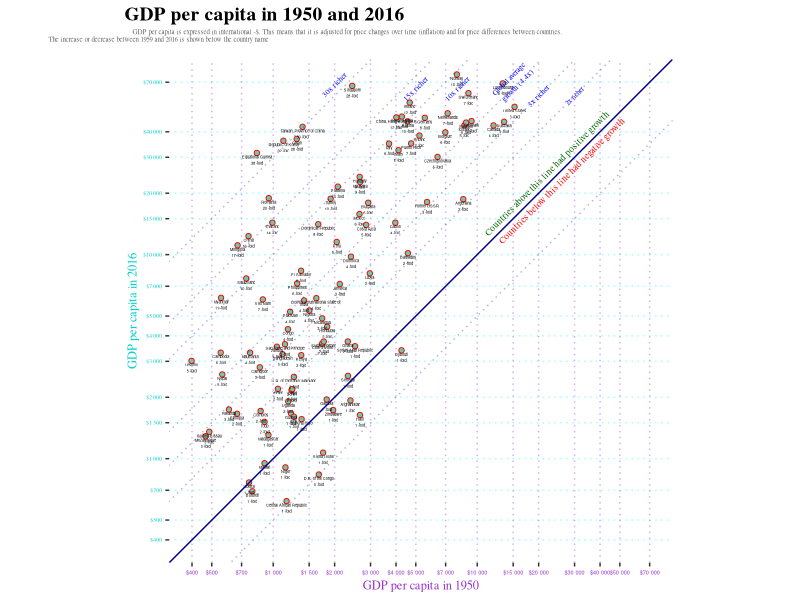

Write the R code that produced this figure.
## ---- chunk 1
library(tidyverse)
library(scales)
gdp <- as.data.frame(read_delim("gdp per capita.csv", 
                                delim = ";"))
## ---- chunk 2
gdp <- gdp %>% 
  rename(gdp_capita = gdp_per_capita) %>% 
  select(country, year,gdp_capita, ) %>% 
  filter(year %in% c(1950,2016)) %>% 
  pivot_wider(names_from = "year", values_from = gdp_capita) %>% 
  drop_na("1950", "2016") %>% 
  rename(gdp_capita_1950 = "1950", gdp_capita_2016 = "2016")
## ---- chunk 3
gdp <- gdp %>% 
  mutate(type = ifelse(gdp_capita_2016<6000,
                       "poor",
                       ifelse(gdp_capita_2016<40000,
                              "medium",
                              "rich")))
## ---- chunk 4
gdp <- gdp %>% 
mutate(fold = round(gdp_capita_2016/gdp_capita_1950)) %>% 
  mutate(fold = paste(fold,"-fold"),2)
## ---- chunk 5
subset <- gdp %>% 
    filter(type == "medium") %>% 
  slice(sample(1:73,35,replace = FALSE))

gdp <- gdp %>% 
    filter(type != "medium") %>% 
    rbind(subset)
## ---- chunk 6
plot <- gdp %>% 
  ggplot()+
  aes(gdp_capita_1950,gdp_capita_2016)
## ---- chunk 7
plot <- plot +
  geom_point(shape = 21,color = "red", size = 1.5, fill = "aquamarine3")

## ---- chunk 8
plot <- plot +
geom_text(aes(label = country), size = 1, nudge_y = -0.02)+
    geom_text(aes(label = fold), size = 1, nudge_y = -0.05)
## ---- chunk 9
plot <- plot +
   scale_x_log10(label = label_number(prefix = "$"), breaks = c(400,500,700,1000,1500,2000,3000,4000,5000,7000,10000,15000,20000,30000,40000,50000,70000))+
   
  scale_y_log10(label = label_number(prefix = "$"), breaks = c(400,500,700,1000,1500,2000,3000,4000,5000,7000,10000,15000,20000,30000,40000,70000))
## ---- chunk 10
plot <- plot +
  labs(x="GDP per capita in 1950",
       y = "GDP per capita in 2016",
       title = quote(bold("GDP per capita in 1950 and 2016")),
       subtitle = "GDP per capita is expressed in international -$. This means that it is adjusted for price changes over time (inflation) and for price differences between countries.
       The increase or decrease between 1959 and 2016 is shown below the country name")
## ---- chunk 11
plot <- plot +
geom_abline(slope = 1,intercept = 0, color = "darkblue")+
    geom_abline(slope=1, intercept=log10(c(0.5, 2, 3, 4.4, 10, 15, 30)), linetype="dotted", color = rgb(0,0,0.5,0.3))
## ---- chunk 12
plot <- plot +
theme(axis.text.x = element_text(colour = "darkorchid3", size = 4),
        axis.title.x = element_text(colour = "darkorchid3", size = 9,family = "serif"),
        axis.text.y = element_text(colour = "cyan3", size = 4,family = "serif"),
        axis.title.y = element_text(colour = "cyan3", size = 9, family = "serif"),
        plot.subtitle = element_text(size = 5, colour = rgb(0,0,0,0.6),hjust = -0.5, vjust = 5,family = "serif"),
        panel.background = element_rect(fill = "white"),
        panel.grid.major.x = element_line(color = rgb(0.6,0.196,0.8,0.4),linetype = "dotted"),
        panel.grid.major.y = element_line(color = rgb(0,1,1,0.4), linetype = "dotted"),
        plot.title = element_text(size = 14,hjust = -0.2, vjust = 1, family = "serif"),
        aspect.ratio = 1)
## ---- chunk 13
plot <- plot +
coord_cartesian(xlim = c(400,70000), ylim = c(400,70000))
## ---- chunk 14
plot <- plot +
annotate("text", label = "Countries above this line had positive growth", color = "darkgreen", x = 22000, y = 25000, angle = 45, size = 2.3,family = "serif")+
    annotate("text", label = "Countries below this line had negative growth", color = "red", x = 26000, y = 23000, angle = 45, size = 2.3,family = "serif")

## ---- chunk 15
plot+
    annotate("text", label = "2x richer", color = "blue", x = 30000, y = 60000, angle = 45, size = 1.7,family = "serif")+
    annotate("text", label = "3x richer", color = "blue", x = 20000, y = 60000, angle = 45, size = 1.9,family = "serif")+
    annotate("text", label = "Global average \n growth (4.4x)", color = "blue", x = 15000, y = 70000, angle = 45, size = 1.9,family = "serif")+
    annotate("text", label = "10x richer", color = "blue", x = 8000, y = 65000, angle = 45, size = 1.9,family = "serif")+
    annotate("text", label = "15x richer", color = "blue", x = 5000, y = 65000, angle = 45, size = 1.9,family = "serif")+
    annotate("text", label = "30x richer", color = "blue", x = 2000, y = 68000, angle = 45, size = 1.9,family = "serif")
